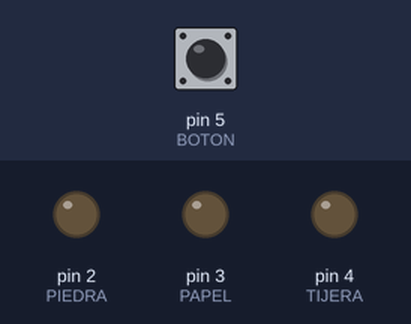
This sketch was run on a simulated Arduino Uno, built with avr-gcc and run on an emulated ATmega328P. Parts: output pins drawn as LEDs (lit = HIGH). Dashed ring = blinking. Inputs (shaded band) come from the test bench; at power-on: pin 5 (BOTON) HIGH. Random numbers use the default seed unless the sketch sets one.

Above: at 1.2 s.
1.3 s: pin 5 (BOTON) pulled LOW for 0.15 s
At 2.1 s:
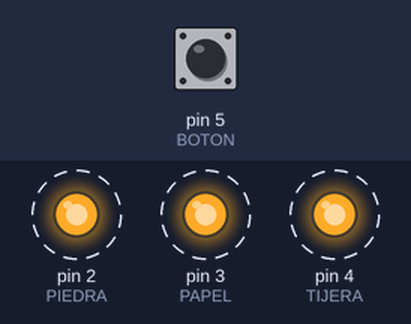
7.4 s: pin 5 (BOTON) pulled LOW for 1 s
At 9.1 s:
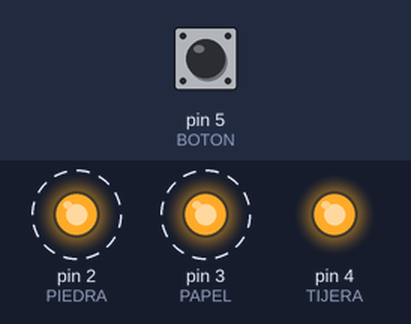
14.4 s: pin 5 (BOTON) pulled LOW for 3.2 s
At 22.1 s:
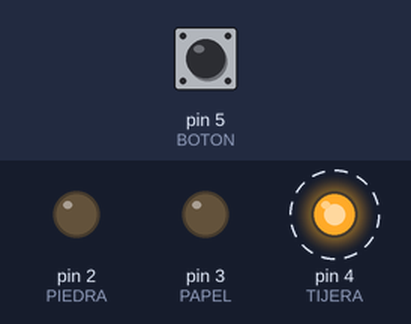
Timing chart, 0 to 23.8 s (numbered marks = the images above; inputs shaded):
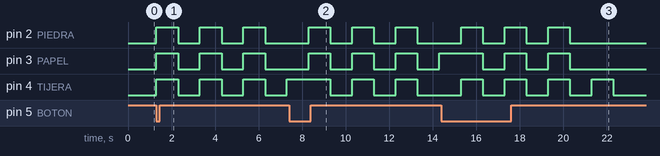

The sketch:

ProyectoFinal_PPT.ino
```cpp
const int PIEDRA = 2;//rojo
const int PAPEL = 3;//azul
const int TIJERA = 4;//verde

const int BOTON = 5;
int azar = 0;

void setup() {
  // put your setup code here, to run once:
  pinMode(PIEDRA, OUTPUT);
  pinMode(PAPEL, OUTPUT);
  pinMode(TIJERA, OUTPUT);

  pinMode(BOTON, INPUT_PULLUP);
  randomSeed(analogRead(A0));
}

void loop() {

  // put your main code here, to run repeatedly:
  if(digitalRead(BOTON) == LOW){
    parpadeo();
    parpadeo();
    parpadeo();
    azar = random (1, 4);//hasta el 4 para que abarque del 1 al 3
    if(azar == 1){//rojo
      digitalWrite(PIEDRA, HIGH);
      delay (1000);
      digitalWrite(PIEDRA, LOW);
    }if(azar == 2){//azul
      digitalWrite(PAPEL, HIGH);
      delay (1000);
      digitalWrite(PAPEL, LOW);
    }if(azar == 3){//verde
      digitalWrite(TIJERA, HIGH);
      delay (1000);
      digitalWrite(TIJERA, LOW);
    }
  }
}
void parpadeo (){
  digitalWrite(PIEDRA, HIGH);
  digitalWrite(PAPEL, HIGH);
  digitalWrite(TIJERA, HIGH);
  delay(1000);
  digitalWrite(PIEDRA, LOW);
  digitalWrite(PAPEL, LOW);
  digitalWrite(TIJERA, LOW);
  delay(1000);
}
```

Measured:
- after the input at 1.3 s, pin 2 (PIEDRA), pin 3 (PAPEL), pin 4 (TIJERA): alternates HIGH for 1.0 s and LOW for 1.0 s, starting at once
- after the input at 7.4 s, pin 2 (PIEDRA), pin 3 (PAPEL): alternates HIGH for 1.0 s and LOW for 1.0 s, starting after 0.90 s
- after the input at 14.4 s, pin 2 (PIEDRA): alternates HIGH for 1.0 s and LOW for 1.0 s, 6 changes in all, then stays LOW, starting after 0.90 s; pin 4 (TIJERA): alternates HIGH for 1.0 s and LOW for 1.0 s, 8 changes in all, then stays LOW, starting after 0.90 s
